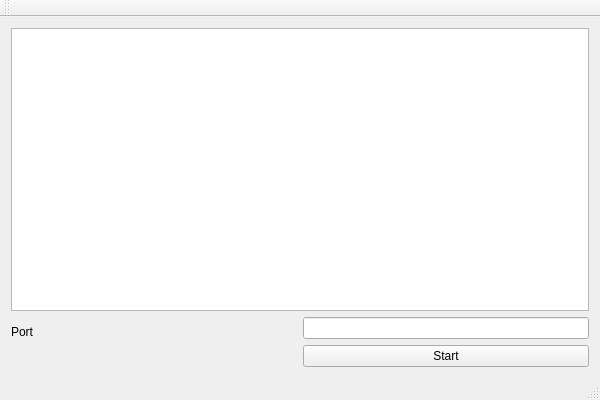
<?xml version="1.0" encoding="UTF-8"?>
<ui version="4.0">
	<class>QtWidgetsApplication3</class>
	<widget class="QMainWindow" name="QtWidgetsApplication3Class">
  <property name="geometry">
   <rect>
    <x>0</x>
    <y>0</y>
    <width>600</width>
    <height>400</height>
   </rect>
  </property>
  <property name="windowTitle">
   <string>QtWidgetsApplication3</string>
  </property>
  <widget class="QWidget" name="centralWidget">
   <layout class="QGridLayout" name="gridLayout">
    <item row="0" column="0">
     <layout class="QVBoxLayout" name="verticalLayout_3">
      <item>
       <widget class="QTextEdit" name="textEdit"/>
      </item>
      <item>
       <layout class="QHBoxLayout" name="horizontalLayout">
        <item>
         <layout class="QVBoxLayout" name="verticalLayout_2">
          <item>
           <widget class="QLabel" name="label">
            <property name="text">
             <string>Port</string>
            </property>
           </widget>
          </item>
          <item>
           <spacer name="horizontalSpacer">
            <property name="orientation">
             <enum>Qt::Orientation::Horizontal</enum>
            </property>
            <property name="sizeHint" stdset="0">
             <size>
              <width>40</width>
              <height>20</height>
             </size>
            </property>
           </spacer>
          </item>
         </layout>
        </item>
        <item>
         <layout class="QVBoxLayout" name="verticalLayout">
          <item>
           <widget class="QLineEdit" name="lineEdit"/>
          </item>
          <item>
           <widget class="QPushButton" name="pushButton">
            <property name="text">
             <string>Start</string>
            </property>
           </widget>
          </item>
         </layout>
        </item>
       </layout>
      </item>
     </layout>
    </item>
   </layout>
  </widget>
  <widget class="QMenuBar" name="menuBar">
   <property name="geometry">
    <rect>
     <x>0</x>
     <y>0</y>
     <width>600</width>
     <height>21</height>
    </rect>
   </property>
  </widget>
  <widget class="QToolBar" name="mainToolBar">
   <attribute name="toolBarArea">
    <enum>TopToolBarArea</enum>
   </attribute>
   <attribute name="toolBarBreak">
    <bool>false</bool>
   </attribute>
  </widget>
  <widget class="QStatusBar" name="statusBar"/>
 </widget>
 <layoutdefault spacing="6" margin="11"/>
 <resources>
  <include location="QtWidgetsApplication3.qrc"/>
 </resources>
 <connections/>
</ui>
